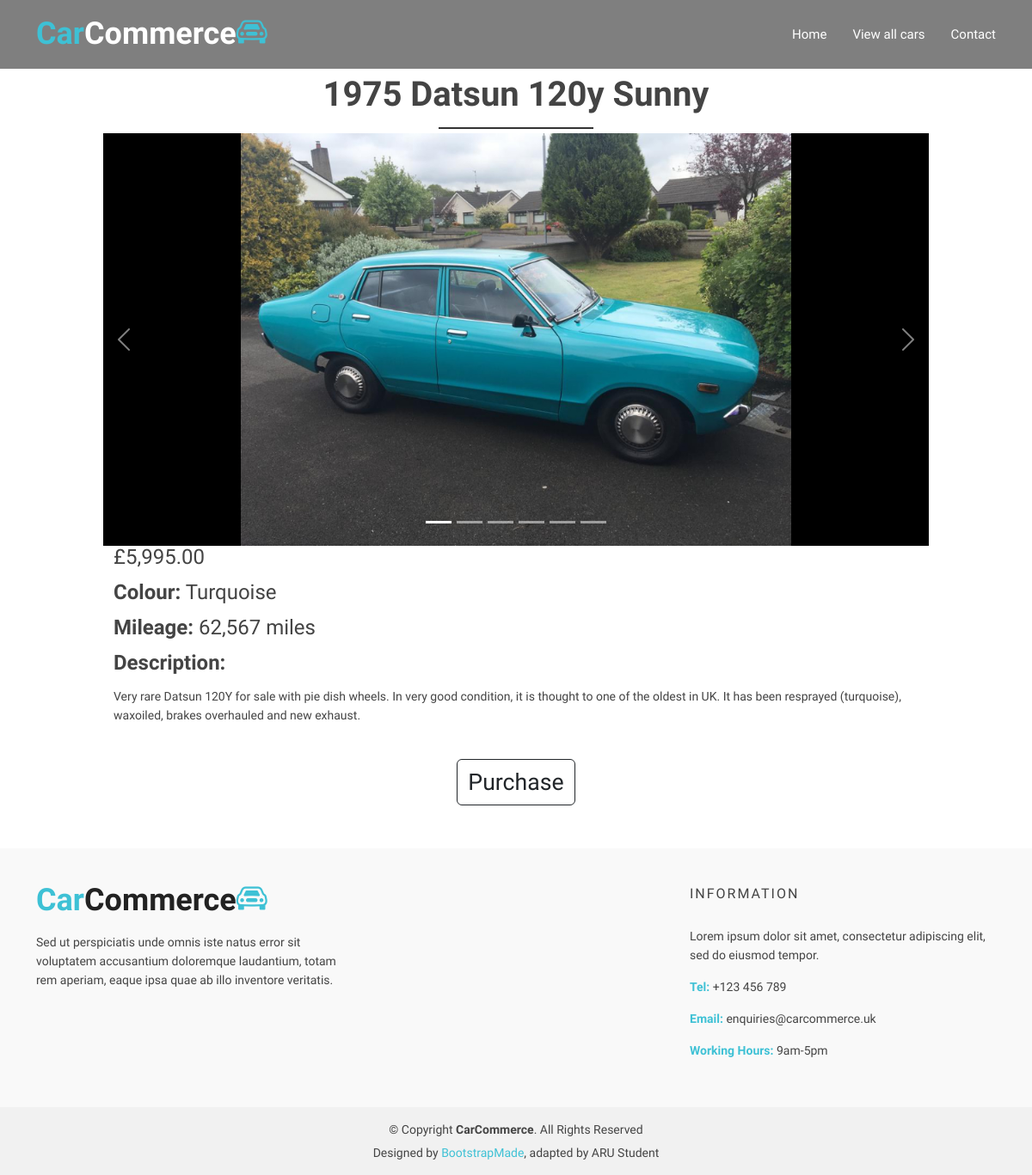
Screenshot of /carDetails/JVG 423N/ with the database file from the repository.
### carComm_app/models.py (models this page shows, shortened)
class Listing(models.Model):
    make = models.CharField(max_length=50)
    model = models.CharField(max_length=50)
    registration = models.CharField(max_length=10)
    colour = models.CharField(max_length=50)
    year = models.IntegerField(validators=[MaxValueValidator(currentYear), MinValueValidator(1769)])
    mileage = models.IntegerField(validators=[MinValueValidator(1)])
    thumbnail = models.ImageField(upload_to='images/')
    description = models.TextField(max_length=2500)
    price = models.FloatField(validators=[MinValueValidator(0.01)])
    pending_sale = models.BooleanField(default=False)

### carComm_app/views.py (the view)
# urls.py: path('carDetails/<str:registration>/', carComm_app.views.carDetails, name ='carDetails'),
def carDetails(request, registration):
    try:
        listing = Listing.objects.get(registration=registration)
        listingImages = ListingImage.objects.filter(listing_id=listing.id)
    except Listing.DoesNotExist:
        raise Http404("Car with registration \"" + registration + "\" not found")
    return render(request, 'carDetails.html', {'listing': listing, 'listingImages': listingImages})

### carComm_app/templates/carDetails.html (shortened to what this page needs)
{% extends 'base.html' %}
{% load humanize %}
{% block navbar %}
<li><a href="{% url 'home' %}">Home</a></li>
<li><a href="{% url 'listings' %}">View all cars</a></li>
<li><a href="{% url 'contact' %}">Contact</a></li>
{% endblock navbar %}
{% block content %}
<main id="main" style="width: 80%;margin-left:10%;padding-top:90px;" >
    <div class="container" style="padding-bottom:50px;">
        <div class="row">
                <div class="col-md-12 col-sm-12 col-xs-12">
                  <div class="section-headline services-head text-center">
                    <h2>{{listing.year}} {{listing.make}} {{listing.model}}</h2>
                  </div>
                </div>
            <section id="hero" style="height:45vw">
              <div class="hero-container">
                <div id="heroCarousel" class="carousel slide carousel-fade" data-bs-ride="carousel" data-bs-interval="10000">
                  <ol id="hero-carousel-indicators" class="carousel-indicators"></ol>
                  <div class="carousel-inner" role="listbox">
                    <a href="{{listing.thumbnail.url}}"><img class="carousel-item active" src="{{listing.thumbnail.url}}"></a>
                  </div>
                  <a class="carousel-control-prev" href="#heroCarousel" role="button" data-bs-slide="prev">
                    <span class="carousel-control-prev-icon bi bi-chevron-left" aria-hidden="true"></span>
                  </a>
                  <a class="carousel-control-next" href="#heroCarousel" role="button" data-bs-slide="next">
                    <span class="carousel-control-next-icon bi bi-chevron-right" aria-hidden="true"></span>
                  </a>
                </div>
              </div>
            </section>
            <h4>£{{listing.price|floatformat:2|intcomma}}</h4>
            <h4><b>Colour:</b> {{listing.colour|capfirst}}</h4>
            <h4><b>Mileage:</b> {{listing.mileage|intcomma}} miles</h4>
            <h4><b>Description:</b></h4>
            <p>{{listing.description}}</p>
            {% if listing.pending_sale == False %}
              <div class="text-center"><a class="btn btn-outline-dark mt-auto" href="{% url 'purchaseForm' listing.registration %}" style="font-size:20pt;margin-top:25px!important;">Purchase</a></div>
            {% endif %}
        </div>
    </div>
</main>
{% endblock content %}

### carComm_app/templates/base.html (shortened to what this page needs)
{% load static %}
<!DOCTYPE html>
<html lang="en">
<head>
  <link href="{% static "assets/vendor/animate.css/animate.min.css" %}" rel="stylesheet">
  <link href="{% static "assets/vendor/bootstrap/css/bootstrap.min.css" %}" rel="stylesheet">
  <link href="{% static "assets/vendor/bootstrap-icons/bootstrap-icons.css" %}" rel="stylesheet">
  <link href="{% static "assets/vendor/boxicons/css/boxicons.min.css" %}" rel="stylesheet">
  <link href="{% static "assets/vendor/glightbox/css/glightbox.min.css" %}" rel="stylesheet">
  <link href="{% static "assets/vendor/swiper/swiper-bundle.min.css" %}" rel="stylesheet">
  <link href="{% static "assets/css/style.css" %}" rel="stylesheet">
</head>
<header id="header" class="fixed-top d-flex align-items-center">
    <div class="container d-flex justify-content-between">
      <div class="logo">
        <h1><a href="{% url 'home' %}"><span>Car</span>Commerce<span><i class="bi bi-car-front"></i></span></a></h1>
      </div>
      <nav id="navbar" class="navbar">
        <ul>
          {% block navbar %}
        </ul>
      </nav>
    </div>
  </header>
<body>
    {% block content %}{% endblock content %}
</body>
  <footer>
    <div class="footer-area">
      <div class="container">
        <div class="row">
          <div class="col-md-4">
            <div class="footer-content">
              <div class="footer-head">
                <div class="footer-logo">
                  <h2><span>Car</span>Commerce<span><i class="bi bi-car-front"></i></span></h2>
                </div>
                <p>Sed ut perspiciatis unde omnis iste natus error sit voluptatem accusantium doloremque laudantium, totam rem aperiam, eaque ipsa quae ab illo inventore veritatis.</p>
              </div>
            </div>
          </div>
          <div class="col-md-4">
          </div>
          <div class="col-md-4">
            <div class="footer-content">
              <div class="footer-head">
                <h4>information</h4>
                <p>
                Lorem ipsum dolor sit amet, consectetur adipiscing elit, sed do eiusmod tempor.
                </p>
                <div class="footer-contacts">
                  <p><span>Tel:</span> +123 456 789</p>
                  <p><span>Email:</span> enquiries@carcommerce.uk</p>
                  <p><span>Working Hours:</span> 9am-5pm</p>
                </div>
              </div>
            </div>
          </div>
        </div>
      </div>
    </div>
    <div class="footer-area-bottom">
      <div class="container">
        <div class="row">
          <div class="col-md-12 col-sm-12 col-xs-12">
            <div class="copyright text-center">
              <p>
                &copy; Copyright <strong>CarCommerce</strong>. All Rights Reserved
              </p>
            </div>
            <div class="credits">
              Designed by <a href="https://bootstrapmade.com/">BootstrapMade</a>, adapted by ARU Student
            </div>
          </div>
        </div>
      </div>
    </div>
  </footer>
</body>
</html>

### carComm_app/static/assets/css/style.css (style rules this page uses)
html, body { height: 100%; }
img { max-width: 100%; height: auto; }
p { margin: 0 0 15px; color: #444; }
h1, h2, h3, h4, h5, h6 { font-family: "Raleway", sans-serif; margin: 0 0 15px; color: #444; font-weight: 500; }
h1 { font-size: 48px; line-height: 50px; }
h2 { font-size: 38px; line-height: 40px; }
h4 { font-size: 24px; line-height: 26px; }
a { transition: all 0.3s ease 0s; text-decoration: none; }
body { background: #fff none repeat scroll 0 0; color: #444; font-family: "Open Sans", sans-serif; font-size: 14px; text-align: left; overflow-x: hidden; line-height: 22px; }
ul { list-style: outside none none; margin: 0; padding: 0; }
.section-headline h2 { display: inline-block; font-size: 40px; font-weight: 600; margin-bottom: 70px; position: relative; text-transform: capitalize; }
.section-headline h2::after { border: 1px solid #333; bottom: -20px; content: ""; left: 0; margin: 0 auto; position: absolute; right: 0; width: 40%; }
#header { height: 80px; transition: all 0.5s; z-index: 997; transition: all 0.5s; background: rgba(0, 0, 0, 0.5); }
#header .logo h1 { font-size: 36px; margin: 0; padding: 0; line-height: 1; font-weight: bold; }
#header .logo h1 span { color: #3ec1d5; }
#header .logo h1 a, #header .logo h1 a:hover { color: #fff; text-decoration: none; }
.navbar { padding: 0; }
.navbar ul { margin: 0; padding: 0; display: flex; list-style: none; align-items: center; }
.navbar li { position: relative; }
.navbar a, .navbar a:focus { display: flex; align-items: center; justify-content: space-between; padding: 10px 0 10px 30px; font-size: 15px; font-weight: 500; color: #fff; white-space: nowrap; transition: 0.3s; }
#hero { width: 100%; height: 100vh; background: #000; overflow: hidden; position: relative; }
#hero .carousel, #hero .carousel-inner, #hero .carousel-item, #hero .carousel-item::before { position: absolute; top: 0; right: 0; left: 0; bottom: 0; }
#hero .carousel-item { background-size: cover; background-position: center; background-repeat: no-repeat; }
#hero .carousel-item::before { content: ""; }
#hero .carousel-fade { overflow: hidden; }
#hero .carousel-fade .carousel-inner .carousel-item { transition-property: opacity; }
#hero .carousel-fade .carousel-inner .carousel-item, #hero .carousel-fade .carousel-inner .active.carousel-item-start, #hero .carousel-fade .carousel-inner .active.carousel-item-end { opacity: 0; }
#hero .carousel-fade .carousel-inner .active, #hero .carousel-fade .carousel-inner .carousel-item-next.carousel-item-start, #hero .carousel-fade .carousel-inner .carousel-item-prev.carousel-item-end { opacity: 1; transition: 0.5s; }
#hero .carousel-control-prev, #hero .carousel-control-next { width: 10%; }
@media (min-width: 1024px) { #hero .carousel-control-prev, #hero .carousel-control-next { width: 5%; } }
#hero .carousel-control-next-icon, #hero .carousel-control-prev-icon { background: none; font-size: 32px; line-height: 1; }
.section-headline.services-head>h2 { margin-bottom: 25px; }
.footer-area { padding: 40px 0; background: #f9f9f9; }
.footer-head p { color: #444; }
.footer-head h4 { color: #444; font-size: 16px; letter-spacing: 2px; padding-bottom: 10px; text-transform: uppercase; }
.footer-logo { padding-bottom: 20px; }
.footer-logo h2 { color: #222; padding: 0; margin: 0; font-size: 36px; font-weight: bold; line-height: 1; }
.footer-logo h2 span { color: #3ec1d5; }
.footer-contacts p span { color: #3EC1D5; font-weight: 700; }
.footer-content { display: block; overflow: hidden; }
.footer-area-bottom { background: #f1f1f1 none repeat scroll 0 0; padding: 15px 0; }
.copyright>p { margin-bottom: 0; color: #444; }
.copyright a, .credits a { color: #3EC1D5; }
.credits { padding-top: 5px; text-align: center; }

### carComm_app/templates/carDetails.html (style rules this page uses)
.carousel-item { object-fit:contain; max-height:100%; object-position: center; }
#hero { height: 40vw !important; max-height: 766px !important; }

### rows the page displays
Listing: year "1975", make "Datsun", model "120y Sunny", thumbnail (picture), price "5,995.00", colour "Turquoise", mileage "62,567", description "Very rare Datsun 120Y for sale with pie dish wheels. In very good condition, it is thought to one of the oldest in UK. It has been resprayed (turquoise), waxoiled, brakes overhauled and new exhaust."
